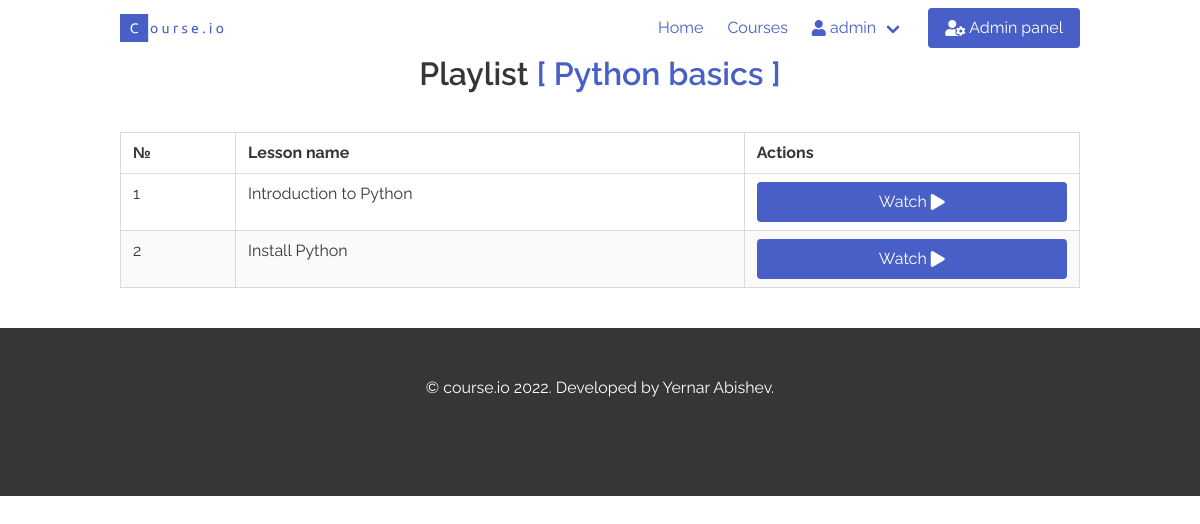
/courses/python-basics/lessons/ (signed in), run on the app's committed database.
### courseApp/models.py (models this page shows, shortened)
class Course(models.Model):
    courseName = models.CharField("Course name", max_length=255)
    category = models.ForeignKey(Category, on_delete=models.CASCADE, verbose_name="Category")
    courseDescription = models.TextField("Course description")
    courseCover = models.ImageField("Course cover")
    postDate = models.DateTimeField(default=datetime.now)
    slug = models.SlugField("URL course", unique=True)
    published = models.BooleanField(default=False)
    def __str__(self):
        return self.courseName
    class Meta:
        verbose_name_plural = "Courses"

class Theme(models.Model):
    course = models.ForeignKey(Course, on_delete=models.CASCADE, verbose_name="Course")
    themeName = models.CharField("Theme name", max_length=255)
    themeDescription = models.TextField("Theme description")
    themeVideo = models.FileField("Video file")
    class Meta:
        verbose_name_plural = "Themes"

### courseApp/views.py (the view)
# urls.py: path('courses/<slug:slug>/lessons/', views.themeList, name='themeList'),
def themeList(request, slug=None):
    course = None
    courses = Course.objects.all()
    themes = Theme.objects.all()
    if slug:
        course = get_object_or_404(Course, slug=slug)
        themes = themes.filter(course=course)
    return render(request, "site/theme-list.html", {
        'course': course,
        'courses': courses,
        'themes': themes,
    })

### courseApp/templates/site/theme-list.html (shortened to what this page needs)
{% extends '../base.html' %}
{% load static %}
{% block content %}
{% if user.is_authenticated %}
    <div id="theme-list">
        <div class="container">
            <h1 class="title has-text-centered" id="title">Playlist <span class="has-text-link">[ {{course}} ]</span></h1>
            <table class="table is-fullwidth is-hoverable is-bordered is-striped" style="margin-bottom: 40px;">
                <thead>
                    <th>№</th>
                    <th>Lesson name</th>
                    <th>Actions</th>
                </thead>
                <tbody>
                    {% for theme in themes %}
                    <tr>
                        <td>{{forloop.counter}}</td>
                        <td>{{ theme.themeName }}</td>
                        <td><a href="{{ theme.pk }}" class="button is-link is-fullwidth">Watch&nbsp;<i class="fas fa-play"></i></a></td>
                    </tr>
                    {% endfor %}
                </tbody>
            </table>
        </div>
    </div>
{% endif %}
{% endblock %}

### courseApp/templates/base.html (shortened to what this page needs)
{% load static %}
<!DOCTYPE html>
<html lang="ru">
<head>
    <link rel="stylesheet" href="{% static 'css/style.css' %}">
    <link rel="stylesheet" href="{% static 'css/bulma.min.css' %}">
    <link rel="stylesheet" href="https://cdnjs.cloudflare.com/ajax/libs/font-awesome/5.2.0/css/all.min.css" />
</head>
<body>
    <nav class="navbar" role="navigation" aria-label="main navigation">
        <div class="container">
            <div class="navbar-brand">
                <a class="navbar-item" href="/">
                  <img src="{% static 'img/logo.svg' %}">
                </a>
              </div>
              <div id="navbarBasicExample" class="navbar-menu">
                  <div class="navbar-end">
                        <a class="navbar-item has-text-link" href="{% url 'home' %}">Home</a>
                        <a class="navbar-item has-text-link" href="{% url 'courseList' %}">Courses</a>
                      {% if user.is_authenticated %}
                      <div class="navbar-item has-dropdown is-hoverable">
                        <a class="navbar-link has-text-link"><i class="fas fa-user"></i>&nbsp;{{ user.username }}</a>
                      </div>
                      {% endif %}
                      {% if user.is_superuser %}
                      <div class="navbar-item">
                          <div class="buttons">
                              <a class="button is-link" href="{% url 'admin:index' %}"><i class="fas fa-user-cog"></i>&nbsp;Admin panel</a>
                          </div>
                      </div>
                      {% endif %}
                  </div>
              </div>
        </div>
    </nav>
    {% block content %}
    {% endblock %}
    <footer class="footer has-background-dark">
        <div class="content has-text-centered has-text-white">
          &copy; course.io 2022. Developed by Yernar Abishev.
        </div>
    </footer>
</body>
</html>

### courseApp/static/css/style.css (style rules this page uses)
* { font-family: 'Raleway', sans-serif; }
#title { margin-bottom: 40px; }

### data on the page
Course: courseName "Python basics"
Theme: themeName "Introduction to Python"
Theme: themeName "Install Python"

### other printed values
{{ user.username }} "admin"
